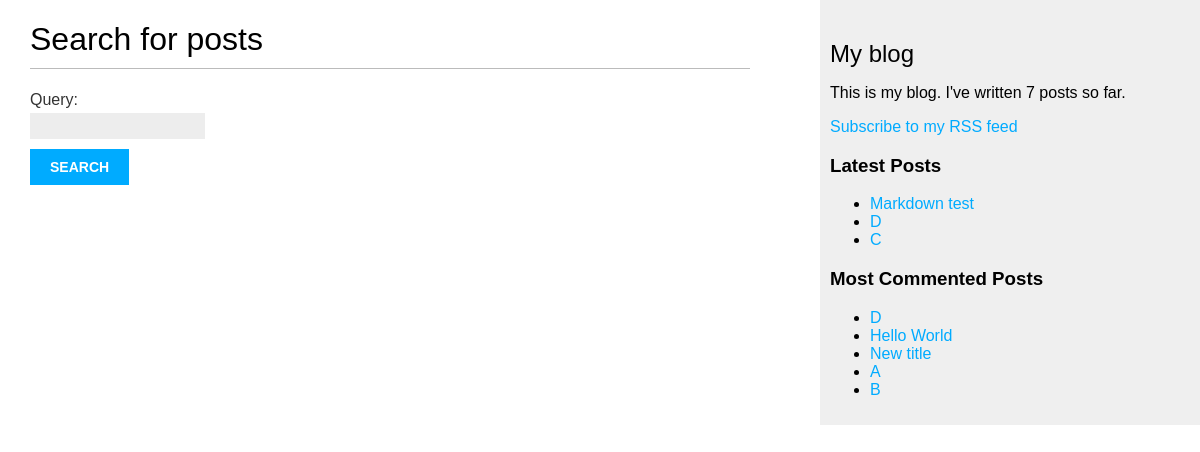
The app's page /search/ with its own data.
### blog/models.py (models this page shows, shortened)
class Post(models.Model):
    STATUS_CHOICES = (
        ('draft', 'Draft'),
        ('published', 'Published'),
    )
    title = models.CharField(max_length=250)
    slug = models.SlugField(max_length=250,
                            unique_for_date = 'publish')
    author = models.ForeignKey(User,
                               related_name='blog_posts',
                               on_delete=models.CASCADE)
    body = models.TextField()
    publish = models.DateTimeField(default=timezone.now)
    created = models.DateTimeField(auto_now_add=True)
    updated = models.DateTimeField(auto_now=True)
    status = models.CharField(max_length=10,
                              choices=STATUS_CHOICES,
                              default='draft')
    tags = TaggableManager()
    class Meta:
        ordering = ('-publish',)
    objects = models.Manager()
    published = PublishedManager()
    def get_absolute_url(self):
        return reverse('blog:post_detail',
                        args=[self.publish.year,
                              self.publish.strftime('%m'),
                              self.publish.strftime('%d'),
                              self.slug])

### blog/views.py (the view)
# urls.py: url(r'^search/$', views.post_search, name='post_search'),
def post_search(request):
    form = SearchForm()
    cd = []
    results = []
    total_results = []
    if 'query' in request.GET:
        form = SearchForm(request.GET)
    if form.is_valid():
        cd = form.cleaned_data
        results = SearchQuerySet().models(Post).filter(content=cd['query']).load_all()
        total_results = results.count()
    return render(request, 'blog/post/search.html',
                  {'form': form,
                   'cd': cd,
                   'results': results,
                   'total_results': total_results})

### blog/forms.py
class SearchForm(forms.Form):
	query = forms.CharField()

### blog/models.py (called while the page is built)
    def get_queryset(self):
        return super(PublishedManager,self).get_queryset().filter(status='published')

### blog/templatetags/blog_tags.py (called while the page is built)
@register.simple_tag#每一个模板标签都需要包含r～变量来表明自己是一个有效的标签库
def total_posts():
    return Post.published.count()

@register.inclusion_tag('blog/post/latest_posts.html')
def show_latest_posts(count = 5):
    latest_posts = Post.published.order_by('-publish')[:count]
    return {'latest_posts': latest_posts}

@register.simple_tag
def get_most_commented_posts(count = 5):
    return Post.published.annotate(
        total_comments = Count('comments')
    ).order_by('-total_comments')[:count]

### blog/templates/blog/post/search.html (shortened to what this page needs)
{% extends "blog/base.html" %}
{% block content %}
	{% if "query" in request.GET %}
		<h1>Posts containing "{{ cd.query }}"</h1>
		<h3>Found {{ total_results }} result{{ total_results|pluralize }}</h3>
		{% for result in results %}
			{% with post=result.object %}
				<h4><a href="{{ post.get_absolute_url }}">{{ post.title }}</a></h4>
				{{ post.body|truncatewords:5 }}
			{% endwith %}
			{% empty %}
       			<p>There are no results for your query.</p>
		{% endfor %}
		<p><a href="{% url "blog:post_search" %}">Search again</a></p>
	{% else %}
		<h1>Search for posts</h1>
		<form action="." method="get">
			{{ form.as_p }}
			<input type="submit" value="Search">
		</form>
	{% endif %}
{% endblock %}

### blog/templates/blog/base.html (shortened to what this page needs)
{% load blog_tags%}
{% load staticfiles %}
<!DOCTYPE html>
<html>
<head>
  <link href="{% static "css/blog.css" %}" rel="stylesheet">
</head>
<body>
  <div id="content">
    {% block content %}{% endblock %}
  </div>
  <div id="sidebar">
    <h2>My blog</h2>
      <p>This is my blog. I've written {% total_posts%} posts so far.</p>
      <p><a href="{% url "blog:post_feed" %}">Subscribe to my RSS feed</a></p>
    <h3>Latest Posts</h3>
    {% show_latest_posts 3 %}
    <h3>Most Commented Posts</h3>
    {%get_most_commented_posts as most_commented_posts%}
    <ul>
      {% for post in most_commented_posts%}
      <li> <a href = "{{ post.get_absolute_url}}">{{post.title}}</a>
        </li>
        {% endfor %}
  </div>
</body>
</html>

### blog/templates/blog/post/latest_posts.html
<ul>
{% for post in latest_posts%}
  <li>
      <a href = "{{post.get_absolute_url}}">{{post.title}}</a>
  </li>
    {% endfor %}
</ul>

### blog/static/css/blog.css (style rules this page uses)
body { margin:0; padding:0; font-family:helvetica, sans-serif; }
a { color:#00abff; text-decoration:none; }
h1 { font-weight:normal; border-bottom:1px solid #bbb; padding:0 0 10px 0; }
h2 { font-weight:normal; margin:30px 0 0; }
#content { float:left; width:60%; padding:0 0 0 30px; }
#sidebar { float:right; width:30%; padding:10px; background:#efefef; height:100%; }
label { float:left; clear:both; color:#333; margin-bottom:4px; }
input, textarea { clear:both; float:left; margin:0 0 10px; background:#ededed; border:0; padding:6px 10px; font-size:12px; }
input[type=submit] { font-weight:bold; background:#00abff; color:#fff; padding:10px 20px; font-size:14px; text-transform:uppercase; }

### records on screen
Post: title "Markdown test"
Post: title "D"
Post: title "C"
Post: title "Hello World"
Post: title "New title"
Post: title "A"
Post: title "B"
